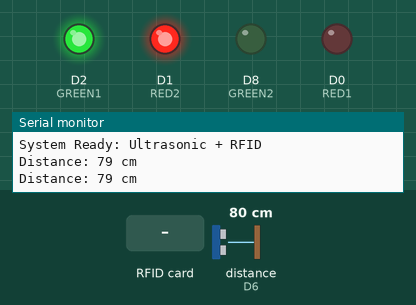
The sketch below on a simulated ESP8266 (NodeMCU). Shown: output pins drawn as LEDs (lit = HIGH), the last lines printed to the serial monitor. Wiring (inferred from the names in the program): ultrasonic range finder: trigger D5; echo D6. The inputs (shaded band) are chosen by the test bench; at power-on: distance to the obstacle (sensor on D6) 80 cm. The echo pulse lasts 58.3 µs per cm; pins used as bus, display or sensor lines are not drawn.

Above: at 1.2 s.
1.3 s: distance to the obstacle (sensor on D6) set to 7 cm
3.2 s: distance to the obstacle (sensor on D6) set to 4 cm
At 4.4 s:
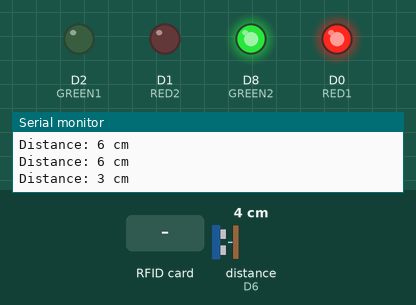
5.5 s: RFID card 5E 7A 19 C4 held to the reader
7.0 s: distance to the obstacle (sensor on D6) set to 9 cm
At 8.7 s:
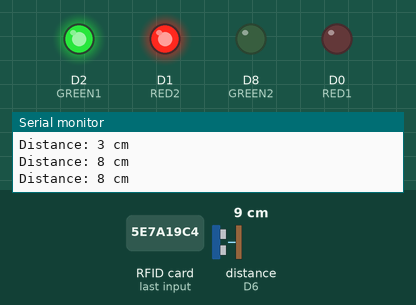
9.0 s: distance to the obstacle (sensor on D6) set to 2 cm
At 10.6 s:
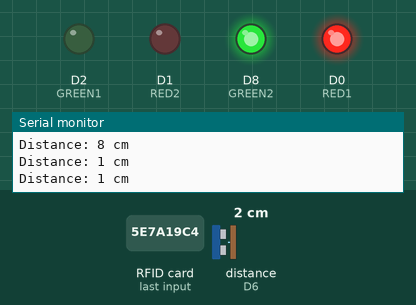
Timing chart, 0 to 12.0 s (numbered marks = the images above; inputs shaded):
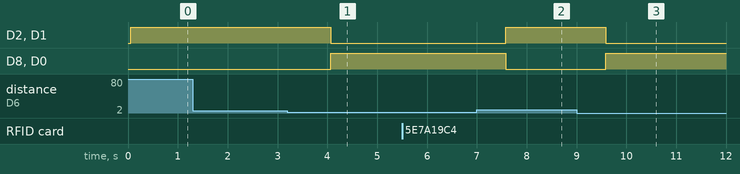

The sketch:

nodeMCU_Train_Main.ino
```cpp
#include <SPI.h>
#include <MFRC522.h>

// RFID pins
#define RST_PIN D3
#define SS_PIN  D4
MFRC522 mfrc522(SS_PIN, RST_PIN);

// Ultrasonic sensor pins
#define TRIG_PIN D5
#define ECHO_PIN D6

// LED pins
#define RED1    D0
#define RED2    D1
#define GREEN1  D2
#define GREEN2  D8

unsigned long lastMillis = 0;
unsigned long interval = 2000;

void setup() {
  Serial.begin(9600);
  SPI.begin();
  mfrc522.PCD_Init();

  pinMode(TRIG_PIN, OUTPUT);
  pinMode(ECHO_PIN, INPUT);

  pinMode(RED1, OUTPUT);
  pinMode(RED2, OUTPUT);
  pinMode(GREEN1, OUTPUT);
  pinMode(GREEN2, OUTPUT);

  allLightsOff();
  Serial.println("System Ready: Ultrasonic + RFID");
}

void loop() {
  long distance = readDistance();
  Serial.print("Distance: ");
  Serial.print(distance);
  Serial.println(" cm");

  // Traffic light logic based on distance
  if (distance < 5) {
    setLights(HIGH, LOW, LOW, HIGH);  // Road 1 congested
  } else {
    setLights(LOW, HIGH, HIGH, LOW);  // Road 1 free
  }

  // Add extended delay between ultrasonic readings and check RFID during this time
  rfidDelayCheck(1000);  // 1000ms total delay with RFID polling
}

long readDistance() {
  digitalWrite(TRIG_PIN, LOW);
  delayMicroseconds(2);
  digitalWrite(TRIG_PIN, HIGH);
  delayMicroseconds(10);
  digitalWrite(TRIG_PIN, LOW);
  long duration = pulseIn(ECHO_PIN, HIGH, 30000);
  if (duration == 0) return 999;
  return duration * 0.034 / 2;
}

void rfidDelayCheck(unsigned long totalDelay) {
  unsigned long start = millis();
  while (millis() - start < totalDelay) {
    if (checkRFID()) {
      // Emergency vehicle → Give priority to Road 1
      setLights(LOW, HIGH, HIGH, LOW);
      Serial.println("EMERGENCY RFID detected!");
      break;  // Optional: exit loop early if RFID is detected
    }
    delay(100);  // Poll RFID every 100ms
  }
}

bool checkRFID() {
  if (mfrc522.PICC_IsNewCardPresent() && mfrc522.PICC_ReadCardSerial()) {
    Serial.print("RFID Tag UID: ");
    for (byte i = 0; i < mfrc522.uid.size; i++) {
      Serial.print(mfrc522.uid.uidByte[i] < 0x10 ? " 0" : " ");
      Serial.print(mfrc522.uid.uidByte[i], HEX);
    }
    Serial.println();
    mfrc522.PICC_HaltA();
    return true;
  }
  return false;
}

void setLights(bool r1, bool g1, bool r2, bool g2) {
  digitalWrite(RED1, r1);
  digitalWrite(GREEN1, g1);
  digitalWrite(RED2, r2);
  digitalWrite(GREEN2, g2);
}

void allLightsOff() {
  setLights(LOW, LOW, LOW, LOW);
}
```

Measured:
- the behaviour switches between 6 and 5 cm on distance to the obstacle (sensor on D6) (found by bisection; images 0 and 1)
- after the input at 3.2 s, D2 (GREEN1), D1 (RED2): HIGH → LOW after 0.87 s; D8 (GREEN2), D0 (RED1): LOW → HIGH after 0.87 s
- after the input at 7.0 s, D2 (GREEN1), D1 (RED2): LOW → HIGH after 0.58 s; D8 (GREEN2), D0 (RED1): HIGH → LOW after 0.58 s
- after the input at 9.0 s, D2 (GREEN1), D1 (RED2): HIGH → LOW after 0.59 s; D8 (GREEN2), D0 (RED1): LOW → HIGH after 0.59 s
